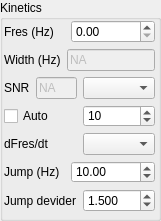
   <widget class="QGroupBox" name="groupBoxExperimentKinetics">
    <property name="geometry">
     <rect>
      <x>10</x>
      <y>400</y>
      <width>161</width>
      <height>221</height>
     </rect>
    </property>
    <property name="title">
     <string>Kinetics</string>
    </property>
    <widget class="QWidget" name="layoutWidget">
     <property name="geometry">
      <rect>
       <x>4</x>
       <y>20</y>
       <width>151</width>
       <height>192</height>
      </rect>
     </property>
     <layout class="QVBoxLayout" name="verticalLayout_6">
      <item>
       <layout class="QHBoxLayout" name="horizontalLayout_44">
        <item>
         <widget class="QLabel" name="labelResonanceFrequency">
          <property name="text">
           <string>Fres (Hz)</string>
          </property>
         </widget>
        </item>
        <item>
         <widget class="QDoubleSpinBox" name="doubleSpinBoxResonanceFrequency">
          <property name="maximum">
           <double>2000000.000000000000000</double>
          </property>
         </widget>
        </item>
       </layout>
      </item>
      <item>
       <layout class="QHBoxLayout" name="horizontalLayout_45">
        <item>
         <widget class="QLabel" name="labelWidth">
          <property name="text">
           <string>Width (Hz)</string>
          </property>
         </widget>
        </item>
        <item>
         <widget class="QLineEdit" name="lineEditWidth">
          <property name="enabled">
           <bool>false</bool>
          </property>
          <property name="text">
           <string>NA</string>
          </property>
         </widget>
        </item>
       </layout>
      </item>
      <item>
       <layout class="QHBoxLayout" name="horizontalLayout_46">
        <item>
         <widget class="QLabel" name="labelSNR">
          <property name="text">
           <string>SNR</string>
          </property>
         </widget>
        </item>
        <item>
         <widget class="QLineEdit" name="lineEditSNR">
          <property name="enabled">
           <bool>false</bool>
          </property>
          <property name="text">
           <string>NA</string>
          </property>
         </widget>
        </item>
        <item>
         <widget class="QComboBox" name="comboBoxJumpAfterExtremum">
          <property name="sizePolicy">
           <sizepolicy hsizetype="Preferred" vsizetype="Fixed">
            <horstretch>50</horstretch>
            <verstretch>0</verstretch>
           </sizepolicy>
          </property>
         </widget>
        </item>
       </layout>
      </item>
      <item>
       <layout class="QHBoxLayout" name="horizontalLayout_49">
        <item>
         <widget class="QCheckBox" name="checkBoxAutoKinetics">
          <property name="text">
           <string>Auto</string>
          </property>
         </widget>
        </item>
        <item>
         <widget class="QSpinBox" name="spinBoxJumpAfterExtremum">
          <property name="value">
           <number>10</number>
          </property>
         </widget>
        </item>
       </layout>
      </item>
      <item>
       <layout class="QHBoxLayout" name="horizontalLayout_14">
        <item>
         <widget class="QLabel" name="labelDFresDT">
          <property name="text">
           <string>dFres/dt</string>
          </property>
         </widget>
        </item>
        <item>
         <widget class="QComboBox" name="comboBoxDFresDT"/>
        </item>
       </layout>
      </item>
      <item>
       <layout class="QHBoxLayout" name="horizontalLayout_47">
        <item>
         <widget class="QLabel" name="labelJump">
          <property name="text">
           <string>Jump (Hz)</string>
          </property>
         </widget>
        </item>
        <item>
         <widget class="QDoubleSpinBox" name="doubleSpinBoxJump">
          <property name="maximum">
           <double>2000000.000000000000000</double>
          </property>
          <property name="value">
           <double>10.000000000000000</double>
          </property>
         </widget>
        </item>
       </layout>
      </item>
      <item>
       <layout class="QHBoxLayout" name="horizontalLayout_48">
        <item>
         <widget class="QLabel" name="labelJumpDevider">
          <property name="text">
           <string>Jump devider</string>
          </property>
         </widget>
        </item>
        <item>
         <widget class="QDoubleSpinBox" name="doubleSpinBoxJumpDevider">
          <property name="decimals">
           <number>3</number>
          </property>
          <property name="maximum">
           <double>99.000000000000000</double>
          </property>
          <property name="singleStep">
           <double>0.100000000000000</double>
          </property>
          <property name="value">
           <double>1.500000000000000</double>
          </property>
         </widget>
        </item>
       </layout>
      </item>
     </layout>
    </widget>
   </widget>
